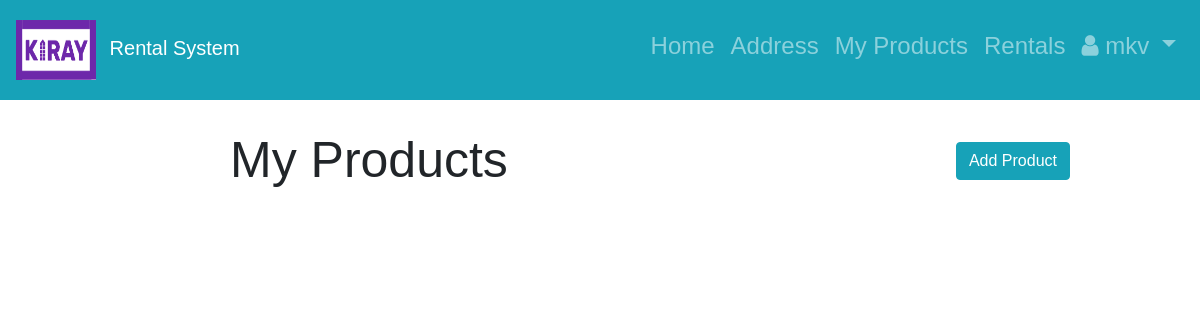
The page /myproducts/ (signed in) on the database as committed earlier.
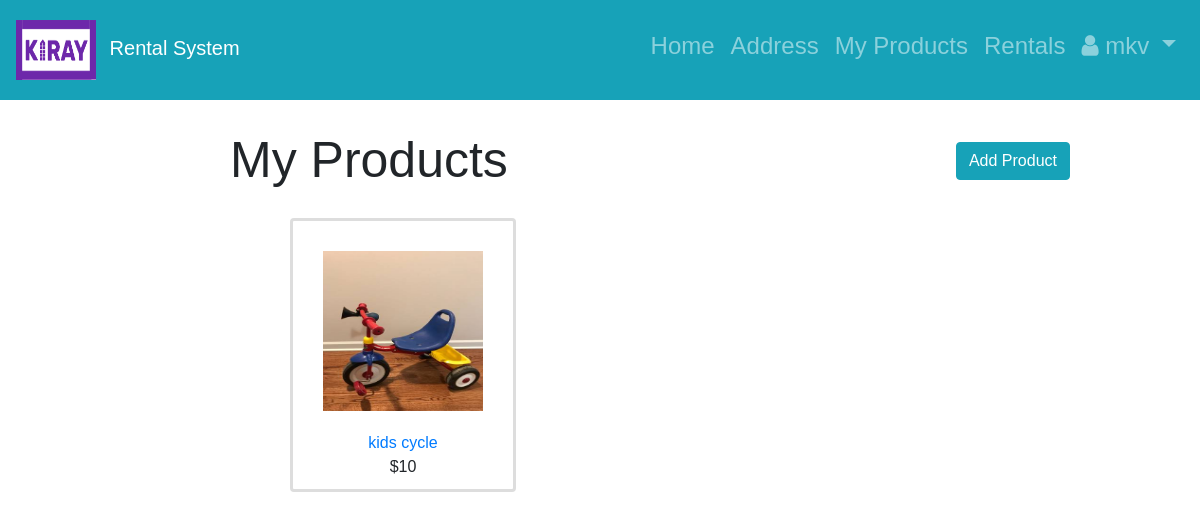
The same page on the database as committed later.
### RentalApp/models.py (models this page shows, shortened)
class Item(models.Model):
    itemId = models.AutoField(auto_created=True, primary_key=True)
    itemName = models.CharField(
        "Name",
        max_length=1024,
    )
    category = models.ForeignKey(Category,
                                 on_delete=models.CASCADE,
                                 related_name='category'
                                 )
    itemImage = models.ImageField(upload_to='images', null=True, blank=True)
    itemOwner = models.ForeignKey(Customer,
                                  on_delete=models.CASCADE,
                                  related_name='my_items'
                                  )
    itemAvaialable = models.BooleanField()
    costPerItem = models.IntegerField(verbose_name='Cost per Item (USD)')
    itemDescription = models.TextField(null=True, blank=True)
    itemAddedDate = models.DateField(auto_now_add=True)
    asin = models.CharField(null=True, blank=True, max_length=10)

### RentalApp/views.py (the view)
# urls.py: path('myproducts/',myProducts, name='my_products'),
@login_required(login_url='/users/login/')
def myProducts(request):
    address = None
    try:
        addresses = Address.objects.filter(customer=request.user)
        for add in addresses:
            address = get_object_or_404(Address, addressId=add.addressId)
    except Address.DoesNotExist:
        address = None
    if not request.user.is_anonymous:
        items = Item.objects.filter(itemOwner=request.user)
    else:
        items = None
    return render(request,
                  'myProducts.html',
                  {'items': items,
                   'address': address})

### templates/myProducts.html
{% extends "base.html" %}
{% load static %}
{% load crispy_forms_tags %}
{% block content %}
<h1>My Products</h1>
 <div class="float-right">
         <p style="padding-right: 100px"><a href="{% url 'RentalApp:add_product' %}" role="button" class="btn btn-info" id="addBtn">Add Product</a></p>
 </div>
<div id="home-row" class="row">
    {%if items is Null%}
        <h2>No Products</h2>
    {%else%}
    {% for item in items %}
    <div id="home-column" class="column">
    <div class="content1">
        <a href="{% url 'RentalApp:product_details' item.pk %}">
          <a href="{% url 'RentalApp:product_details' item.pk %}">
              <img class="img1" src="{% if item.itemImage %}{{ item.itemImage.url }}{% else %}{% static 'images/no_image.png' %}{% endif %}">
          </a>
        </a>
        <div class="info">
          <a href="{% url 'RentalApp:product_details' item.pk%}" class="title">
            {{ item.itemName }}
          </a>
            <br>
            ${{ item.costPerItem }}
        </div>
      </div>
    </div>
     {% endfor %}
    {%endif%}
  </div>
{% endblock %}

Rows that differ between the two databases and show on the page:
added Item: itemImage (picture), itemName "kids cycle", costPerItem "10"
